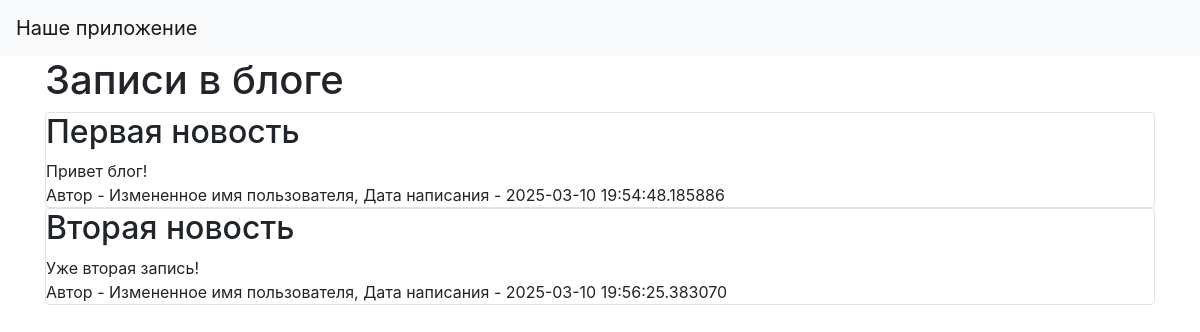
The page / on the database its author committed.
### data/news.py (models this page shows, shortened)
class News(SqlAlchemyBase):
    __tablename__ = 'news'
    id = sqlalchemy.Column(sqlalchemy.Integer,
                           primary_key=True, autoincrement=True)
    title = sqlalchemy.Column(sqlalchemy.String, nullable=True)
    content = sqlalchemy.Column(sqlalchemy.String, nullable=True)
    created_date = sqlalchemy.Column(sqlalchemy.DateTime,
                                     default=datetime.datetime.now)
    is_private = sqlalchemy.Column(sqlalchemy.Boolean, default=True)
    user_id = sqlalchemy.Column(sqlalchemy.Integer,
                                sqlalchemy.ForeignKey("users.id"))
    user = orm.relationship('User')

### data/users.py (models this page shows, shortened)
class User(SqlAlchemyBase):
    __tablename__ = 'users'
    id = sqlalchemy.Column(sqlalchemy.Integer,
                           primary_key=True, autoincrement=True)
    name = sqlalchemy.Column(sqlalchemy.String, nullable=True)
    about = sqlalchemy.Column(sqlalchemy.String, nullable=True)
    email = sqlalchemy.Column(sqlalchemy.String,
                              index=True, unique=True, nullable=True)
    hashed_password = sqlalchemy.Column(sqlalchemy.String, nullable=True)
    created_date = sqlalchemy.Column(sqlalchemy.DateTime,
                                     default=datetime.datetime.now)
    news = orm.relationship("News", back_populates='user')

### main.py (the view)
@app.route("/")
def index():
    db_sess = db_session.create_session()
    news = db_sess.query(News).filter(News.is_private != True)
    return render_template("index.html", news=news)

### data/db_session.py (called while the page is built)
def create_session() -> Session:
    global __factory
    return __factory()

### templates/index.html
{% extends "base.html" %}
{% block content %}
<h1>Записи в блоге</h1>
{% for item in news%}
<div class="col-md6 border rounded">
    <h2>{{item.title}}</h2>
    <div>
        {{item.content}}
    </div>
    <div>
        Автор - {{item.user.name}}, Дата написания - {{item.created_date}}
    </div>
</div>
{% endfor %}
{% endblock %}

### templates/base.html (shortened to what this page needs)
<!doctype html>
<html lang="en">
<head>
    <link rel="stylesheet"
          href="https://stackpath.bootstrapcdn.com/bootstrap/4.4.1/css/bootstrap.min.css"
>
</head>
<body>
<header>
    <nav class="navbar navbar-light bg-light">
        <a class="navbar-brand" href="#">Наше приложение</a>
    </nav>
</header>
<main role="main" class="container">
    {% block content %}{% endblock %}
</main>
</body>

### rows shown on the page
News: title "Первая новость", content "Привет блог!", user.name "Измененное имя пользователя", created_date "2025-03-10 19:54:48.185886"
News: title "Вторая новость", content "Уже вторая запись!", user.name "Измененное имя пользователя", created_date "2025-03-10 19:56:25.383070"
